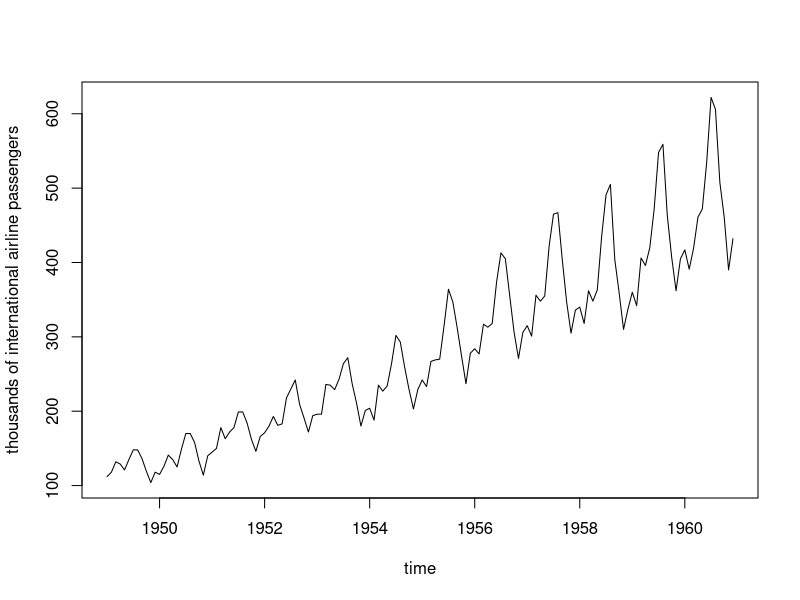
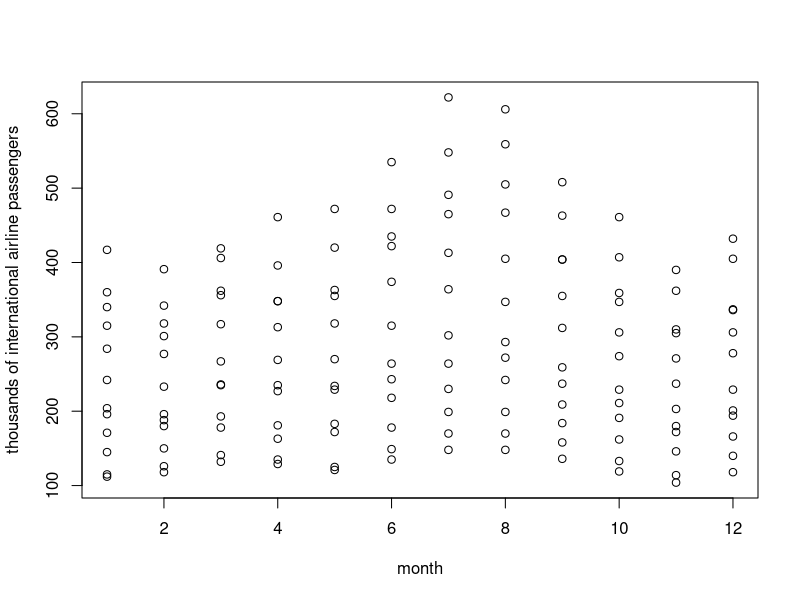
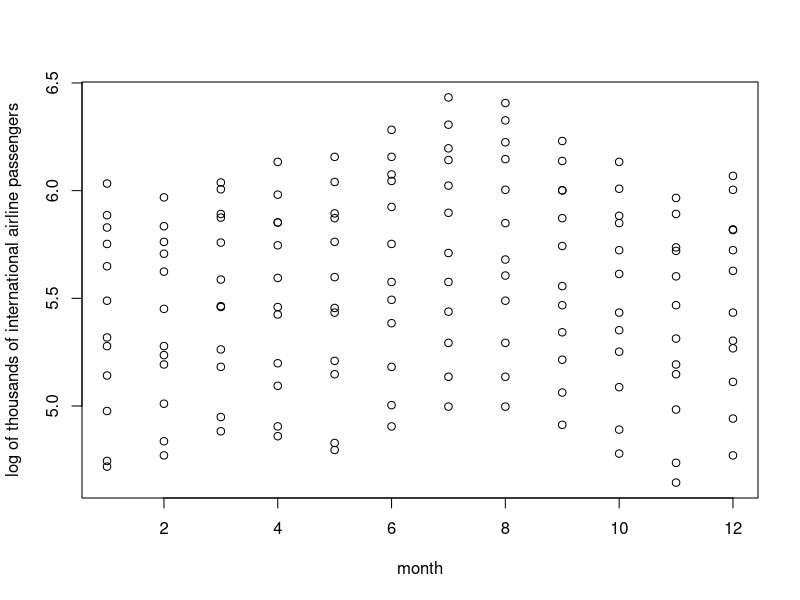
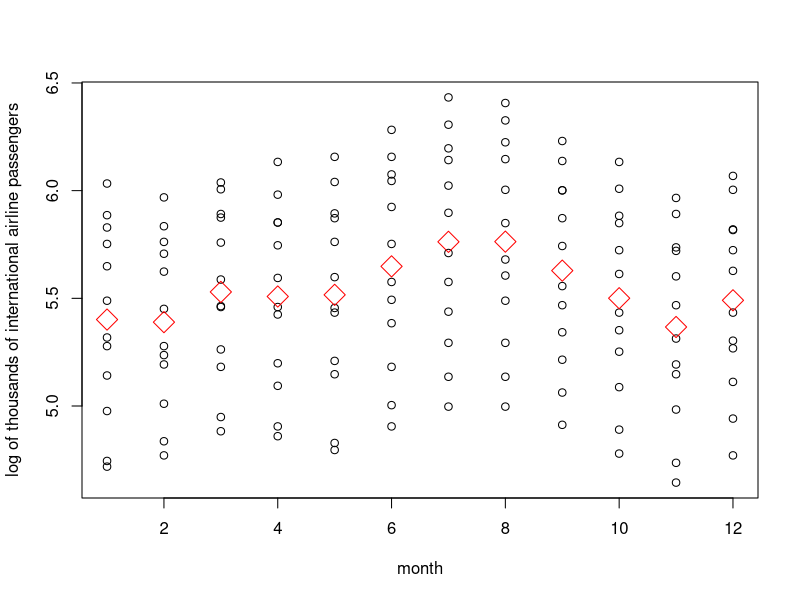
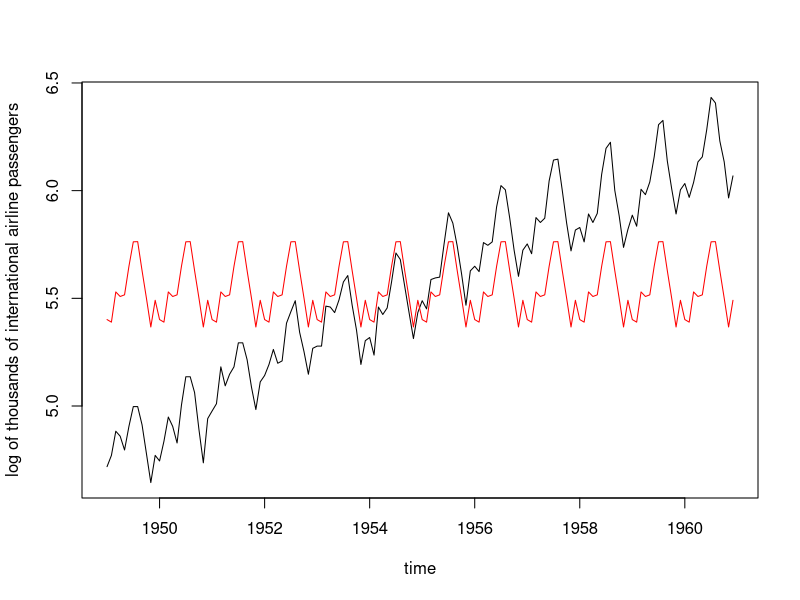
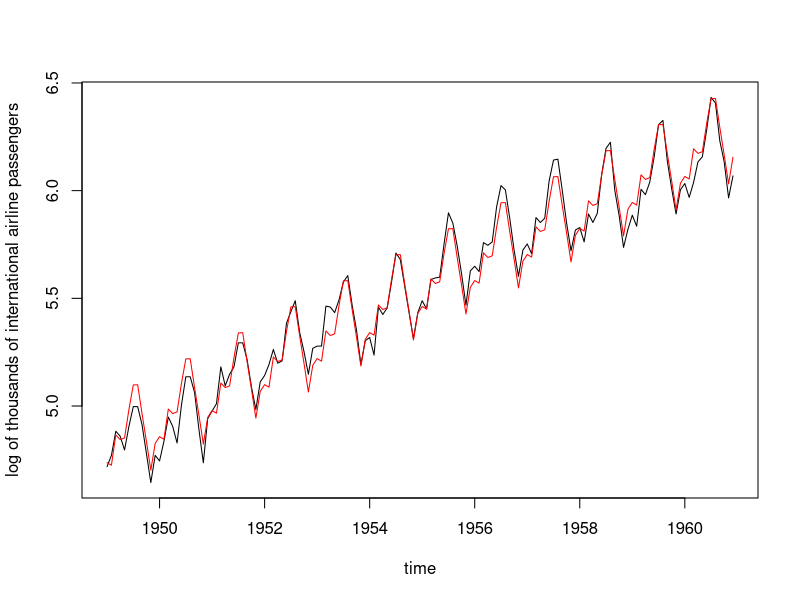
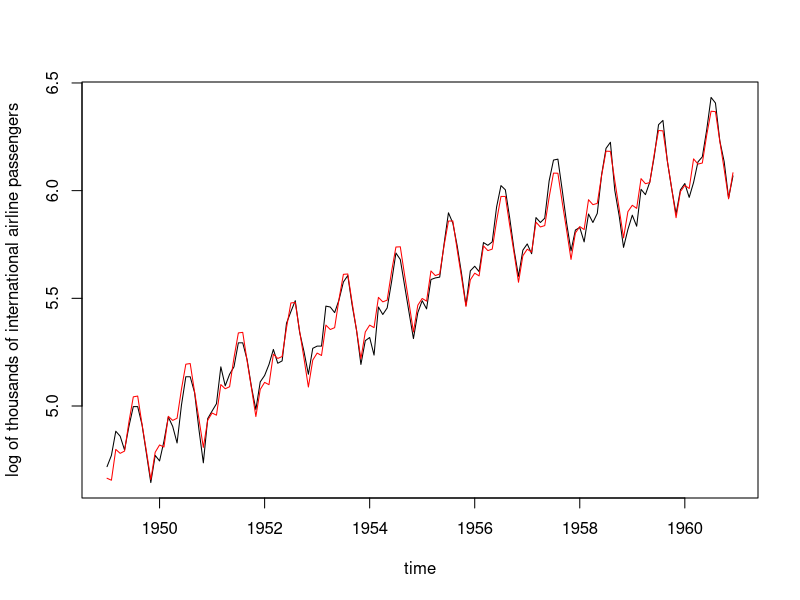
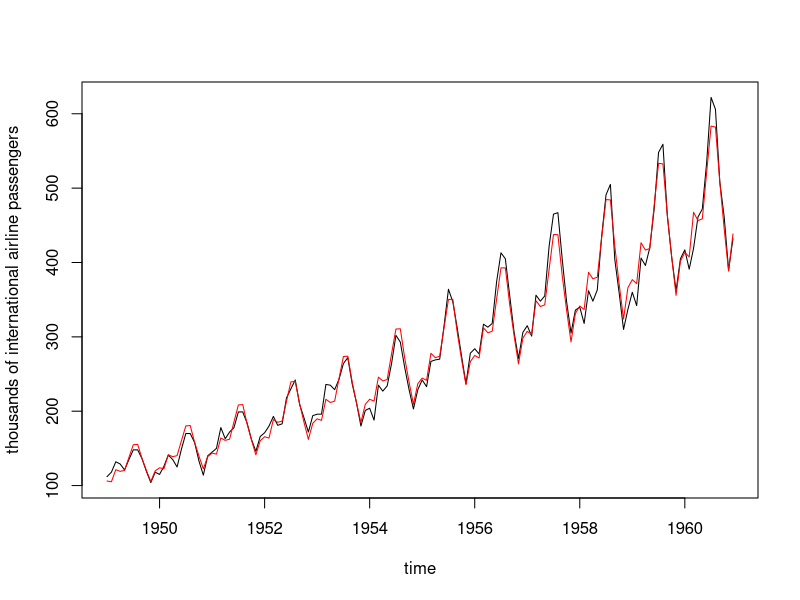

Reproduce these figures in R, in order.
## ---- chunk 1
knitr::opts_chunk$set(echo = TRUE)
## ---- chunk 2
y <- AirPassengers
x <- seq(1949, 1960+11/12, by=1/12)

plot(x, y, type="l", xlab="time", ylab="thousands of international airline passengers")
## ---- chunk 3
# The 12 groups are balanced
y

# so the number of observations per group is
n0 <- length(y)/12

plot(rep(1:12, n0), y, xlab="month", ylab="thousands of international airline passengers")
## ---- chunk 4
plot(rep(1:12, n0), log(y), xlab="month", ylab="log of thousands of international airline passengers")
## ---- chunk 5
logy <- log(y)
## ---- chunk 6
jan <- rep(c(1, 0, 0, 0, 0, 0, 0, 0, 0, 0, 0, 0), n0)
feb <- rep(c(0, 1, 0, 0, 0, 0, 0, 0, 0, 0, 0, 0), n0)
mar <- rep(c(0, 0, 1, 0, 0, 0, 0, 0, 0, 0, 0, 0), n0)
apr <- rep(c(0, 0, 0, 1, 0, 0, 0, 0, 0, 0, 0, 0), n0)
may <- rep(c(0, 0, 0, 0, 1, 0, 0, 0, 0, 0, 0, 0), n0)
jun <- rep(c(0, 0, 0, 0, 0, 1, 0, 0, 0, 0, 0, 0), n0)
jul <- rep(c(0, 0, 0, 0, 0, 0, 1, 0, 0, 0, 0, 0), n0)
aug <- rep(c(0, 0, 0, 0, 0, 0, 0, 1, 0, 0, 0, 0), n0)
sep <- rep(c(0, 0, 0, 0, 0, 0, 0, 0, 1, 0, 0, 0), n0)
oct <- rep(c(0, 0, 0, 0, 0, 0, 0, 0, 0, 1, 0, 0), n0)
nov <- rep(c(0, 0, 0, 0, 0, 0, 0, 0, 0, 0, 1, 0), n0)
dec <- rep(c(0, 0, 0, 0, 0, 0, 0, 0, 0, 0, 0, 1), n0)

X <- cbind(jan, feb, mar, apr, may, jun, jul, aug, sep, oct, nov, dec)
ms <- solve(t(X) %*% X) %*% t(X) %*% logy

# the prediction vector cycles through these means each year
logy.hat <- X %*% solve(t(X) %*% X) %*% t(X) %*% logy
## ---- chunk 7
plot(rep(1:12, length(y)/12), logy, xlab="month", ylab="log of thousands of international airline passengers")
points(1:12, ms, col="red", pch=5, cex=2)
## ---- chunk 8
sum((logy.hat - mean(logy))^2)
## ---- chunk 9
c1 <- c(1, -1, 0, 0, 0, 0, 0, 0, 0, 0, 0, 0)
c2 <- c(0, 0, 1, -1, 0, 0, 0, 0, 0, 0, 0, 0)
c3 <- c(0, 0, 0, 0, 1, -1, 0, 0, 0, 0, 0, 0)
c4 <- c(0, 0, 0, 0, 0, 0, 1, -1, 0, 0, 0, 0)
c5 <- c(0, 0, 0, 0, 0, 0, 0, 0, 1, -1, 0, 0)
c6 <- c(0, 0, 0, 0, 0, 0, 0, 0, 0, 0, 1, -1)

c7 <- c(1, 1, -1, -1, 0, 0, 0, 0, 0, 0, 0, 0)
c8 <- c(0, 0, 0, 0, 1, 1, -1, -1, 0, 0, 0, 0)
c9 <- c(0, 0, 0, 0, 0, 0, 0, 0, 1, 1, -1, -1)

c10 <- c(1, 1, 1, 1, 0, 0, 0, 0, -1, -1, -1, -1)

c11 <- c(1, 1, 1, 1, -2, -2, -2, -2, 1, 1, 1, 1)

# check that they're orthogonal to each other and to 1
C <- cbind(1, c1, c2, c3, c4, c5, c6, c7, c8, c9, c10, c11)
t(C) %*% C
ms <- solve(t(X) %*% X) %*% t(X) %*% logy
# The corresponding vectors in R^n are, for example,
c1x <- X %*% c1
# but you won't actually need these.
## ---- chunk 10

squared.coeffs <- rep(0, 11)
for(j in 1:11) {
  contrast <- C[, j+1]
  squared.coeffs[j] <- n0*(contrast%*%ms)^2/sum(contrast^2)
  # CALCULATE THE CONTRASTS' SQUARED COEFFICIENT
  # USING THE FORMULA THAT WE DERIVED IN CLASS (and in the text).
  # IT SHOULD ONLY INVOLVE "contrast" AND "ms" AND "n0".
  # SAVE THE RESULT IN squared.coeffs[j]
}
squared.coeffs
## ---- chunk 11
sum(squared.coeffs)
## ---- chunk 12
plot(x, logy, type="l", xlab="time", ylab="log of thousands of international airline passengers")
lines(x, logy.hat, col="red")
## ---- chunk 13

# X2 <- cbind( FIGURE OUT WHAT TO PUT IN HERE )

# PLACEHOLDER, JUST SO THAT YOU WON'T HAVE
# KNITTING ERRORS BEFORE YOU GET TO THIS PART:
X2 <- cbind(jan, feb, mar, apr, may, jun, jul, aug, sep, oct, nov, dec,x - mean(x))
# MAKE SURE TO DELETE THIS WHEN YOU DEFINE THE REAL X2
## ---- chunk 14
logy.hat2 <- X2 %*% solve(t(X2) %*% X2) %*% t(X2) %*% logy

plot(x, logy, type="l", xlab="time", ylab="log of thousands of international airline passengers")
lines(x, logy.hat2, col="red")
## ---- chunk 15

# X3 <- cbind( FIGURE OUT WHAT TO PUT IN HERE )


# PLACEHOLDER, JUST SO THAT YOU WON'T HAVE
# KNITTING ERRORS BEFORE YOU GET TO THIS PART:
X3 <- cbind(jan, feb, mar, apr, may, jun, jul, aug, sep, oct, nov, dec,x - mean(x), (x - mean(x))^2)
# MAKE SURE TO DELETE THIS WHEN YOU DEFINE THE REAL X3
## ---- chunk 16
logy.hat3 <- X3 %*% solve(t(X3) %*% X3) %*% t(X3) %*% logy

plot(x, logy, type="l", xlab="time", ylab="log of thousands of international airline passengers")
lines(x, logy.hat3, col="red")
## ---- chunk 17
sum((logy.hat3 - mean(logy))^2) - sum((logy.hat2 - logy.hat)^2) - sum(squared.coeffs)
sum((logy.hat3 - logy.hat2)^2)
## ---- chunk 18
# Verify your answer

# sum(( PUT THE VECTOR HERE )^2)


## ---- chunk 19
plot(x, y, type="l", xlab="time", ylab="thousands of international airline passengers")
lines(x, exp(logy.hat3), col="red")

